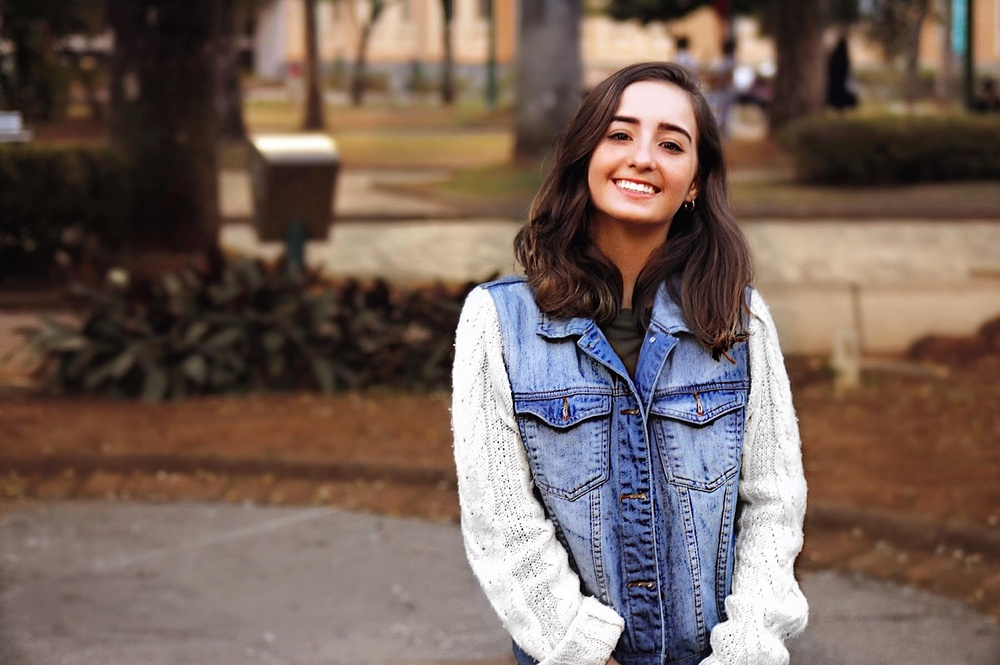
#> input picture Módulo 4/clateste.JPG, 1000 x 665 px, shrunk from 1800 x 1197 before the run, found by its file name
$ python face_in_image.py
#> lines starting #> are read from the running program, lines starting #| are printed output that depends on the picture; after the words box and inside, x2 and y2 are one past the last pixel; in counts of white or black regions, pixels touching at a corner belong together
import numpy as np
import cv2
face_cascade = cv2.CascadeClassifier(cv2.data.haarcascades + 'haarcascade_frontalface_default.xml')

# Leitura da imagem
imagem = cv2.imread('clateste.JPG')
#> imagem is the input picture: shape (665, 1000, 3); mean B, G, R 88.9, 97.3, 115.6
# Converter para cinza
imagem_cinza = cv2.cvtColor(imagem, cv2.COLOR_BGR2GRAY)
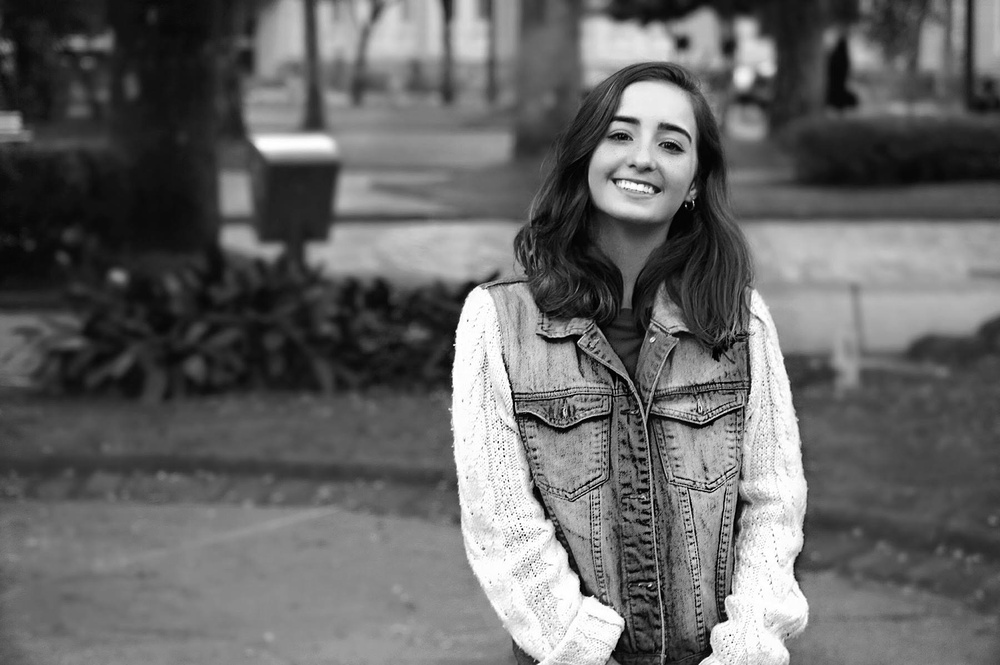
#> imagem_cinza: shape (665, 1000); min 0, max 255, mean 101.8
# Detectar Faces
faces = face_cascade.detectMultiScale(imagem_cinza, 1.5, 5)
#> faces = [[589, 90, 122, 122]]

# Desenhar um retangulo para cada face
for (x, y, w, h) in faces:
    cv2.rectangle(imagem, (x, y), (x+w, y+h), (255,51,153), 4)
#> this loop made 1 pass
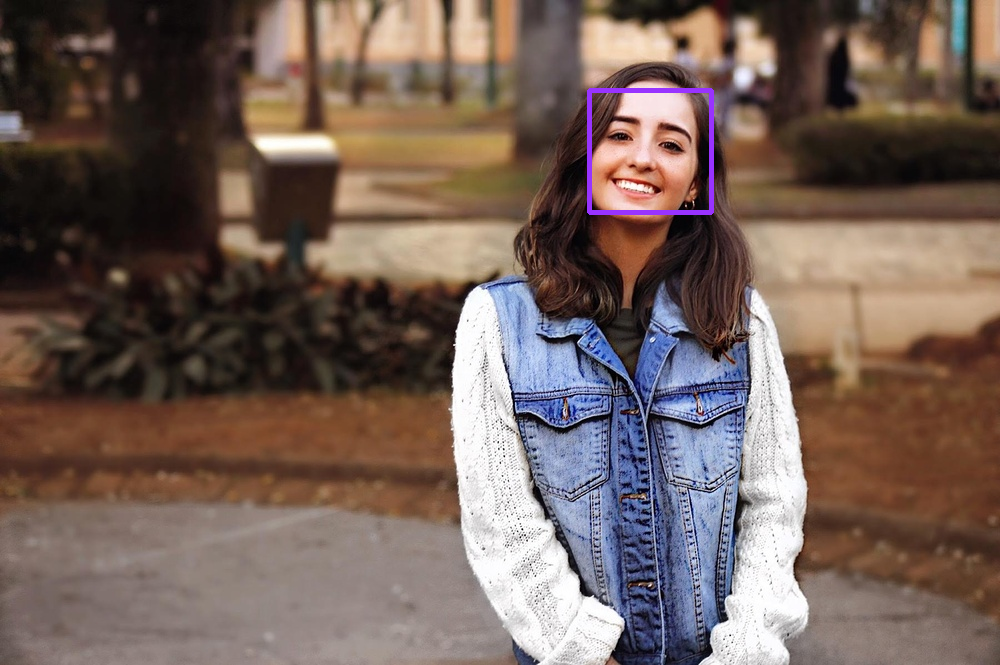
#> imagem: shape (665, 1000, 3); 0.37% of pixels changed, all inside (x1, y1, x2, y2) = (587, 88, 714, 215)


# Display the output
cv2.imshow('img', imagem)
cv2.waitKey()
